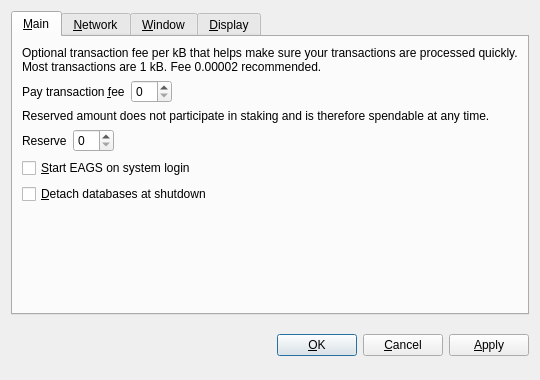
<?xml version="1.0" encoding="UTF-8"?>
<ui version="4.0">
 <class>OptionsDialog</class>
 <widget class="QDialog" name="OptionsDialog">
  <property name="geometry">
   <rect>
    <x>0</x>
    <y>0</y>
    <width>540</width>
    <height>380</height>
   </rect>
  </property>
  <property name="windowTitle">
   <string>Options</string>
  </property>
  <property name="modal">
   <bool>true</bool>
  </property>
  <layout class="QVBoxLayout" name="verticalLayout">
   <item>
    <widget class="QTabWidget" name="tabWidget">
     <property name="tabPosition">
      <enum>QTabWidget::North</enum>
     </property>
     <property name="currentIndex">
      <number>0</number>
     </property>
     <widget class="QWidget" name="tabMain">
      <attribute name="title">
       <string>&amp;Main</string>
      </attribute>
      <layout class="QVBoxLayout" name="verticalLayout_Main">
       <item>
        <widget class="QLabel" name="transactionFeeInfoLabel">
         <property name="text">
          <string>Optional transaction fee per kB that helps make sure your transactions are processed quickly. Most transactions are 1 kB. Fee 0.00002 recommended.</string>
         </property>
         <property name="textFormat">
          <enum>Qt::PlainText</enum>
         </property>
         <property name="wordWrap">
          <bool>true</bool>
         </property>
        </widget>
       </item>
       <item>
        <layout class="QHBoxLayout" name="horizontalLayoutFee">
         <item>
          <widget class="QLabel" name="transactionFeeLabel">
           <property name="text">
            <string>Pay transaction &amp;fee</string>
           </property>
           <property name="textFormat">
            <enum>Qt::PlainText</enum>
           </property>
           <property name="buddy">
            <cstring>transactionFee</cstring>
           </property>
          </widget>
         </item>
         <item>
          <widget class="BitcoinAmountField" name="transactionFee"/>
         </item>
         <item>
          <spacer name="horizontalSpacerFee">
           <property name="orientation">
            <enum>Qt::Horizontal</enum>
           </property>
           <property name="sizeHint" stdset="0">
            <size>
             <width>40</width>
             <height>20</height>
            </size>
           </property>
          </spacer>
         </item>
        </layout>
       </item>
       <item>
        <widget class="QLabel" name="reserveBalanceInfoLabel">
         <property name="text">
          <string>Reserved amount does not participate in staking and is therefore spendable at any time.</string>
         </property>
         <property name="textFormat">
          <enum>Qt::PlainText</enum>
         </property>
         <property name="wordWrap">
          <bool>true</bool>
         </property>
        </widget>
       </item>
       <item>
        <layout class="QHBoxLayout" name="horizontalLayoutReserveBalance">
         <item>
          <widget class="QLabel" name="reserveBalanceLabel">
           <property name="text">
            <string>Reserve</string>
           </property>
           <property name="textFormat">
            <enum>Qt::PlainText</enum>
           </property>
           <property name="buddy">
            <cstring>reserveBalance</cstring>
           </property>
          </widget>
         </item>
         <item>
          <widget class="BitcoinAmountField" name="reserveBalance"/>
         </item>
         <item>
          <spacer name="horizontalSpacerReserveBalance">
           <property name="orientation">
            <enum>Qt::Horizontal</enum>
           </property>
           <property name="sizeHint" stdset="0">
            <size>
             <width>40</width>
             <height>20</height>
            </size>
           </property>
          </spacer>
         </item>
        </layout>
       </item>
       <item>
        <widget class="QCheckBox" name="bitcoinAtStartup">
         <property name="toolTip">
          <string>Automatically start EAGS after logging in to the system.</string>
         </property>
         <property name="text">
          <string>&amp;Start EAGS on system login</string>
         </property>
        </widget>
       </item>
       <item>
        <widget class="QCheckBox" name="detachDatabases">
         <property name="toolTip">
          <string>Detach block and address databases at shutdown. This means they can be moved to another data directory, but it slows down shutdown. The wallet is always detached.</string>
         </property>
         <property name="text">
          <string>&amp;Detach databases at shutdown</string>
         </property>
        </widget>
       </item>
       <item>
        <spacer name="verticalSpacer_Main">
         <property name="orientation">
          <enum>Qt::Vertical</enum>
         </property>
         <property name="sizeHint" stdset="0">
          <size>
           <width>20</width>
           <height>40</height>
          </size>
         </property>
        </spacer>
       </item>
      </layout>
     </widget>
     <widget class="QWidget" name="tabNetwork">
      <attribute name="title">
       <string>&amp;Network</string>
      </attribute>
      <layout class="QVBoxLayout" name="verticalLayout_Network">
       <item>
        <widget class="QCheckBox" name="mapPortUpnp">
         <property name="toolTip">
          <string>Automatically open the EAGS client port on the router. This only works when your router supports UPnP and it is enabled.</string>
         </property>
         <property name="text">
          <string>Map port using &amp;UPnP</string>
         </property>
        </widget>
       </item>
       <item>
        <widget class="QCheckBox" name="connectSocks">
         <property name="toolTip">
          <string>Connect to the EAGS network through a SOCKS proxy (e.g. when connecting through Tor).</string>
         </property>
         <property name="text">
          <string>&amp;Connect through SOCKS proxy:</string>
         </property>
        </widget>
       </item>
       <item>
        <layout class="QHBoxLayout" name="horizontalLayout_Network">
         <item>
          <widget class="QLabel" name="proxyIpLabel">
           <property name="text">
            <string>Proxy &amp;IP:</string>
           </property>
           <property name="textFormat">
            <enum>Qt::PlainText</enum>
           </property>
           <property name="buddy">
            <cstring>proxyIp</cstring>
           </property>
          </widget>
         </item>
         <item>
          <widget class="QValidatedLineEdit" name="proxyIp">
           <property name="maximumSize">
            <size>
             <width>140</width>
             <height>16777215</height>
            </size>
           </property>
           <property name="toolTip">
            <string>IP address of the proxy (e.g. 127.0.0.1)</string>
           </property>
          </widget>
         </item>
         <item>
          <widget class="QLabel" name="proxyPortLabel">
           <property name="text">
            <string>&amp;Port:</string>
           </property>
           <property name="textFormat">
            <enum>Qt::PlainText</enum>
           </property>
           <property name="buddy">
            <cstring>proxyPort</cstring>
           </property>
          </widget>
         </item>
         <item>
          <widget class="QLineEdit" name="proxyPort">
           <property name="maximumSize">
            <size>
             <width>55</width>
             <height>16777215</height>
            </size>
           </property>
           <property name="toolTip">
            <string>Port of the proxy (e.g. 9050)</string>
           </property>
          </widget>
         </item>
         <item>
          <widget class="QLabel" name="socksVersionLabel">
           <property name="text">
            <string>SOCKS &amp;Version:</string>
           </property>
           <property name="textFormat">
            <enum>Qt::PlainText</enum>
           </property>
           <property name="buddy">
            <cstring>socksVersion</cstring>
           </property>
          </widget>
         </item>
         <item>
          <widget class="QValueComboBox" name="socksVersion">
           <property name="toolTip">
            <string>SOCKS version of the proxy (e.g. 5)</string>
           </property>
          </widget>
         </item>
         <item>
          <spacer name="horizontalSpacer_Network">
           <property name="orientation">
            <enum>Qt::Horizontal</enum>
           </property>
           <property name="sizeHint" stdset="0">
            <size>
             <width>40</width>
             <height>20</height>
            </size>
           </property>
          </spacer>
         </item>
        </layout>
       </item>
       <item>
        <spacer name="verticalSpacer_Network">
         <property name="orientation">
          <enum>Qt::Vertical</enum>
         </property>
         <property name="sizeHint" stdset="0">
          <size>
           <width>20</width>
           <height>40</height>
          </size>
         </property>
        </spacer>
       </item>
      </layout>
     </widget>
     <widget class="QWidget" name="tabWindow">
      <attribute name="title">
       <string>&amp;Window</string>
      </attribute>
      <layout class="QVBoxLayout" name="verticalLayout_Window">
       <item>
        <widget class="QCheckBox" name="minimizeToTray">
         <property name="toolTip">
          <string>Show only a tray icon after minimizing the window.</string>
         </property>
         <property name="text">
          <string>&amp;Minimize to the tray instead of the taskbar</string>
         </property>
        </widget>
       </item>
       <item>
        <widget class="QCheckBox" name="minimizeOnClose">
         <property name="toolTip">
          <string>Minimize instead of exit the application when the window is closed. When this option is enabled, the application will be closed only after selecting Quit in the menu.</string>
         </property>
         <property name="text">
          <string>M&amp;inimize on close</string>
         </property>
        </widget>
       </item>
       <item>
        <spacer name="verticalSpacer_Window">
         <property name="orientation">
          <enum>Qt::Vertical</enum>
         </property>
         <property name="sizeHint" stdset="0">
          <size>
           <width>20</width>
           <height>40</height>
          </size>
         </property>
        </spacer>
       </item>
      </layout>
     </widget>
     <widget class="QWidget" name="tabDisplay">
      <attribute name="title">
       <string>&amp;Display</string>
      </attribute>
      <layout class="QVBoxLayout" name="verticalLayout_Display">
       <item>
        <layout class="QHBoxLayout" name="horizontalLayout_1_Display">
         <item>
          <widget class="QLabel" name="langLabel">
           <property name="text">
            <string>User Interface &amp;language:</string>
           </property>
           <property name="textFormat">
            <enum>Qt::PlainText</enum>
           </property>
           <property name="buddy">
            <cstring>lang</cstring>
           </property>
          </widget>
         </item>
         <item>
          <widget class="QValueComboBox" name="lang">
           <property name="toolTip">
            <string>The user interface language can be set here. This setting will take effect after restarting EAGS.</string>
           </property>
          </widget>
         </item>
        </layout>
       </item>
       <item>
        <layout class="QHBoxLayout" name="horizontalLayout_2_Display">
         <item>
          <widget class="QLabel" name="unitLabel">
           <property name="text">
            <string>&amp;Unit to show amounts in:</string>
           </property>
           <property name="textFormat">
            <enum>Qt::PlainText</enum>
           </property>
           <property name="buddy">
            <cstring>unit</cstring>
           </property>
          </widget>
         </item>
         <item>
          <widget class="QValueComboBox" name="unit">
           <property name="toolTip">
            <string>Choose the default subdivision unit to show in the interface and when sending coins.</string>
           </property>
          </widget>
         </item>
        </layout>
       </item>
       <item>
        <widget class="QCheckBox" name="displayAddresses">
         <property name="toolTip">
          <string>Whether to show EAGS addresses in the transaction list or not.</string>
         </property>
         <property name="text">
          <string>&amp;Display addresses in transaction list</string>
         </property>
        </widget>
       </item>
       <item>
        <widget class="QCheckBox" name="coinControlFeatures">
         <property name="toolTip">
          <string>Whether to show coin control features or not.</string>
         </property>
         <property name="text">
          <string>Display coin &amp;control features (experts only!)</string>
         </property>
        </widget>
       </item>
       <item>
        <spacer name="verticalSpacer_Display">
         <property name="orientation">
          <enum>Qt::Vertical</enum>
         </property>
         <property name="sizeHint" stdset="0">
          <size>
           <width>20</width>
           <height>40</height>
          </size>
         </property>
        </spacer>
       </item>
      </layout>
     </widget>
    </widget>
   </item>
   <item>
    <layout class="QHBoxLayout" name="horizontalLayout_Buttons">
     <item>
      <spacer name="horizontalSpacer_1">
       <property name="orientation">
        <enum>Qt::Horizontal</enum>
       </property>
       <property name="sizeHint" stdset="0">
        <size>
         <width>40</width>
         <height>48</height>
        </size>
       </property>
      </spacer>
     </item>
     <item>
      <widget class="QLabel" name="statusLabel">
       <property name="font">
        <font>
         <weight>75</weight>
         <bold>true</bold>
        </font>
       </property>
       <property name="text">
        <string/>
       </property>
       <property name="textFormat">
        <enum>Qt::PlainText</enum>
       </property>
       <property name="wordWrap">
        <bool>true</bool>
       </property>
      </widget>
     </item>
     <item>
      <spacer name="horizontalSpacer_2">
       <property name="orientation">
        <enum>Qt::Horizontal</enum>
       </property>
       <property name="sizeHint" stdset="0">
        <size>
         <width>40</width>
         <height>48</height>
        </size>
       </property>
      </spacer>
     </item>
     <item>
      <widget class="QPushButton" name="okButton">
       <property name="text">
        <string>&amp;OK</string>
       </property>
      </widget>
     </item>
     <item>
      <widget class="QPushButton" name="cancelButton">
       <property name="text">
        <string>&amp;Cancel</string>
       </property>
       <property name="autoDefault">
        <bool>false</bool>
       </property>
      </widget>
     </item>
     <item>
      <widget class="QPushButton" name="applyButton">
       <property name="text">
        <string>&amp;Apply</string>
       </property>
       <property name="autoDefault">
        <bool>false</bool>
       </property>
      </widget>
     </item>
    </layout>
   </item>
  </layout>
 </widget>
 <customwidgets>
  <customwidget>
   <class>BitcoinAmountField</class>
   <extends>QSpinBox</extends>
   <header>bitcoinamountfield.h</header>
  </customwidget>
  <customwidget>
   <class>QValueComboBox</class>
   <extends>QComboBox</extends>
   <header>qvaluecombobox.h</header>
  </customwidget>
  <customwidget>
   <class>QValidatedLineEdit</class>
   <extends>QLineEdit</extends>
   <header>qvalidatedlineedit.h</header>
  </customwidget>
 </customwidgets>
 <resources/>
 <connections/>
</ui>
